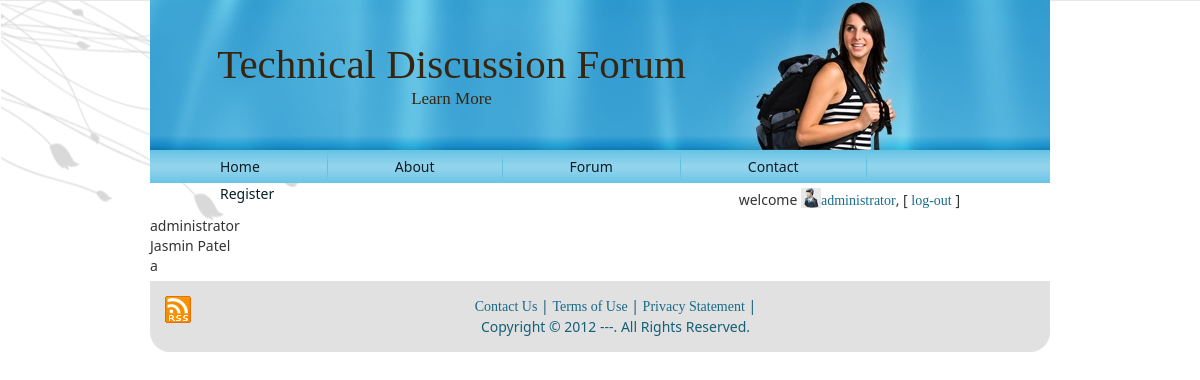
/isuser.php (signed in), run on the app's committed database.
### tables this page shows
CREATE TABLE `user` (
  `user_id` int(11) NOT NULL,
  `country` varchar(50) NOT NULL,
  `state` varchar(50) NOT NULL,
  `address` varchar(500) NOT NULL,
  `user_type` varchar(50) NOT NULL,
  `username` varchar(50) DEFAULT NULL,
  `fullname` varchar(50) DEFAULT NULL,
  `password` varchar(50) DEFAULT NULL,
  `user_acc_active` tinyint(1) DEFAULT NULL,
  `dob` date NOT NULL,
  `e_mail` varchar(100) DEFAULT NULL,
  `gender` varchar(20) NOT NULL,
  `uimg` varchar(255) NOT NULL,
  `isuser` tinyint(1) NOT NULL,
  `score` float NOT NULL DEFAULT '0'
);

### utility.php (called while the page is built, shortened)
<?php
	function ExecuteQuery ($SQL)
	{
		$rows = mysql_query ($SQL) or die(mysql_error());
		return $rows;
	}
?>

### isuser.php (the view, shortened to what this page needs)
<?php
	require("header.php");
	require("checkUser.php");
?>
<?php
$sql="SELECT * from user where isuser=true";
$rows=ExecuteQuery($sql);
if (mysql_num_rows($rows)>0)
{
while ($row = mysql_fetch_array ($rows))
{
	echo $row['fullname']."<br/>";
}
}
?>
<?php require("footer.php");?>

### res/style.css (style rules this page uses)
body { margin: 0 auto; padding: 0; background-color: #E8E8E8; }
body { font-family: Georgia, "Times New Roman", Times, Serif; font-size: 14px; color: #242424; }

### data on the page
user: fullname "administrator"
user: fullname "Jasmin Patel"
user: fullname "a"

### other printed values
$_SESSION["fn"] "administrator"
